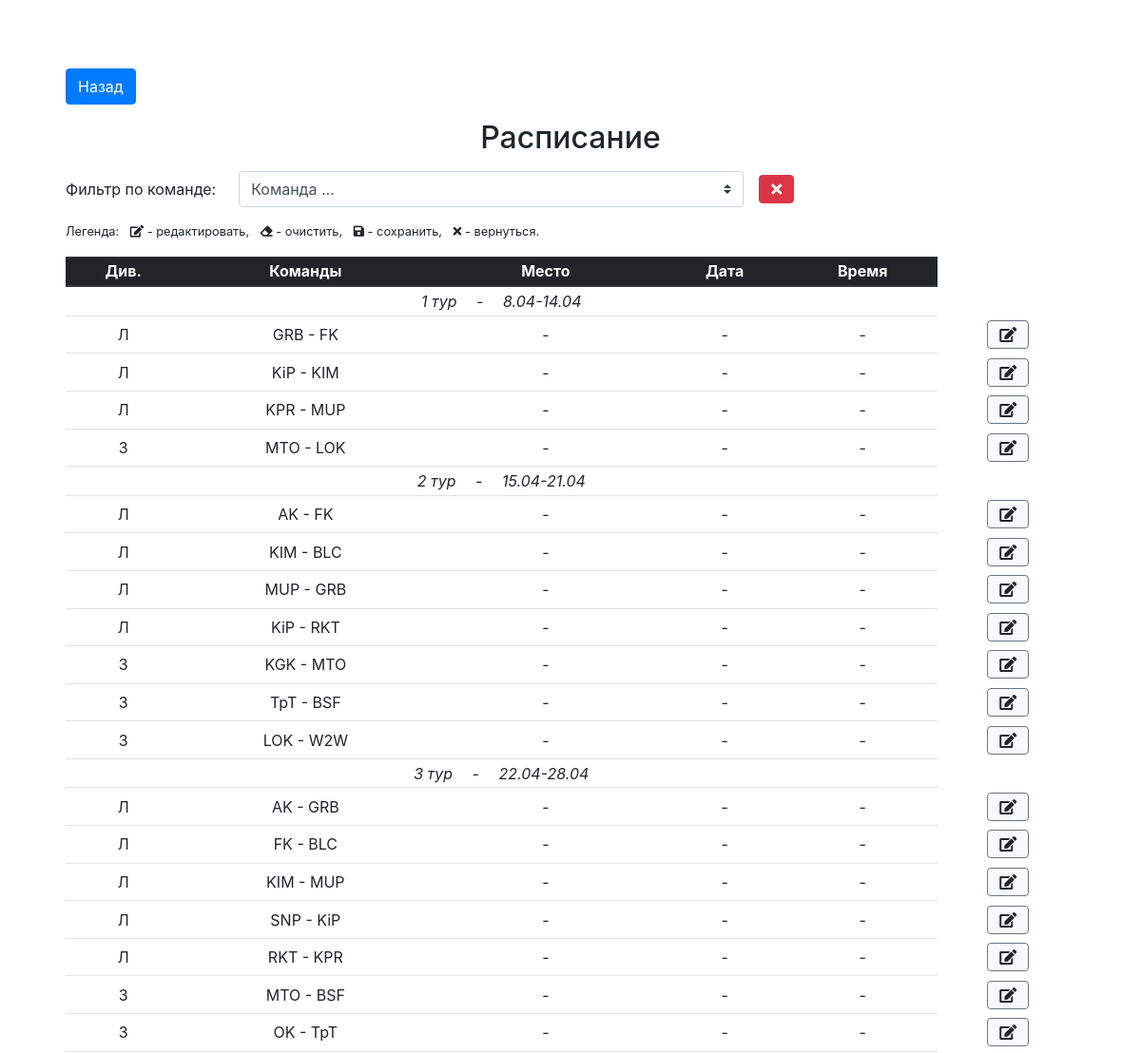
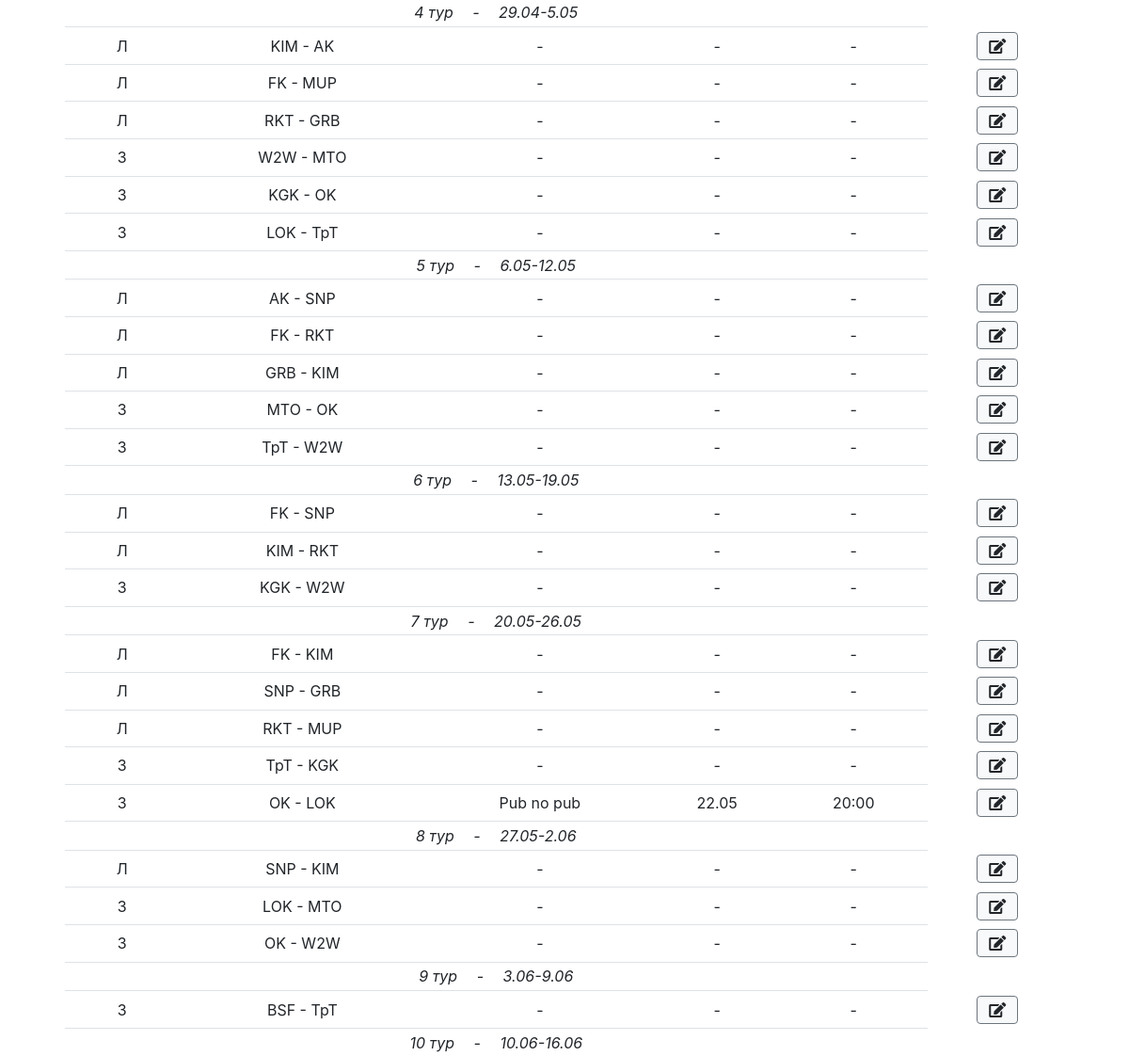
Page /schedule.php?tournament=amateur (upper part) on the earlier database version (2 pictures, top to bottom).
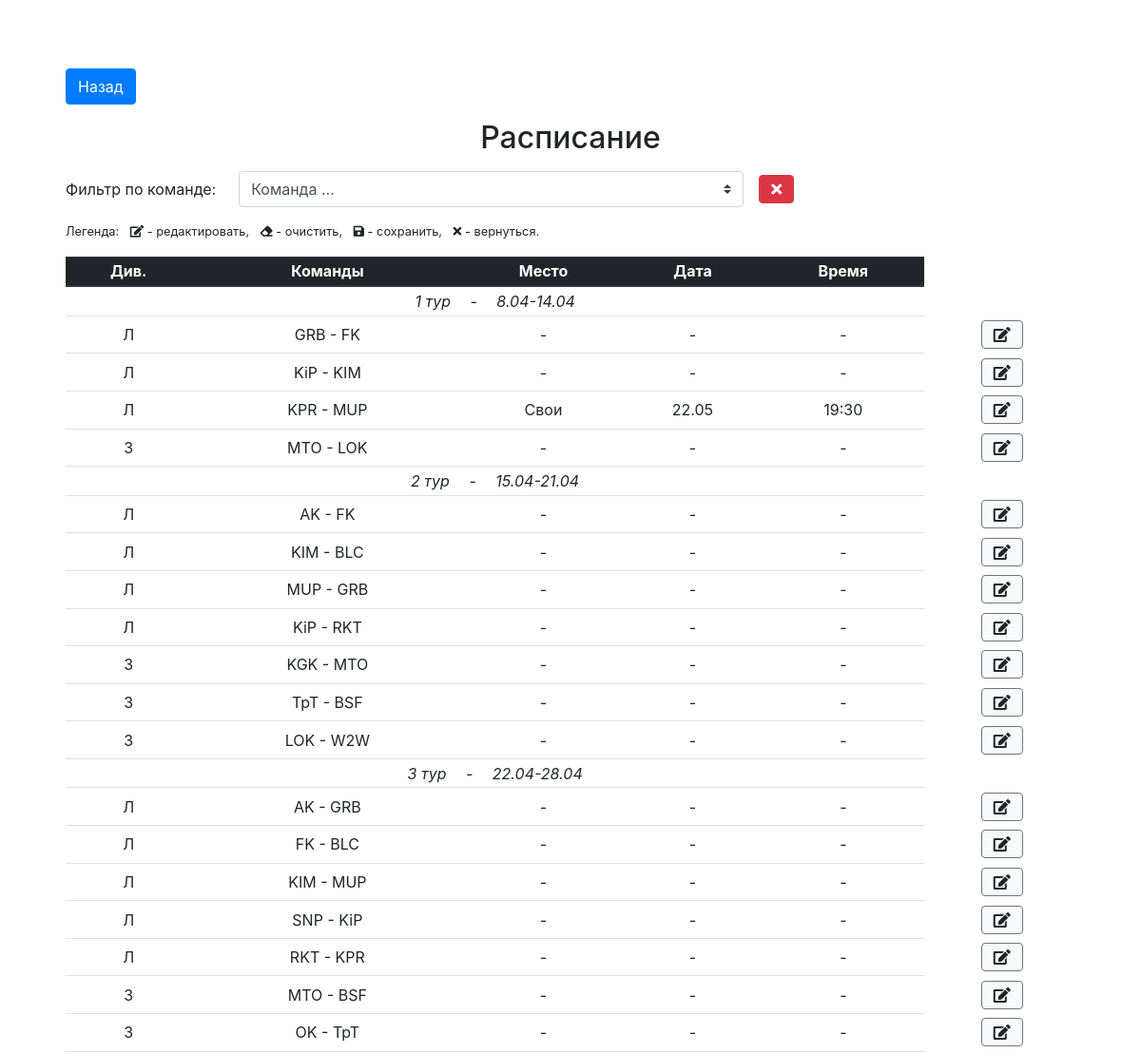
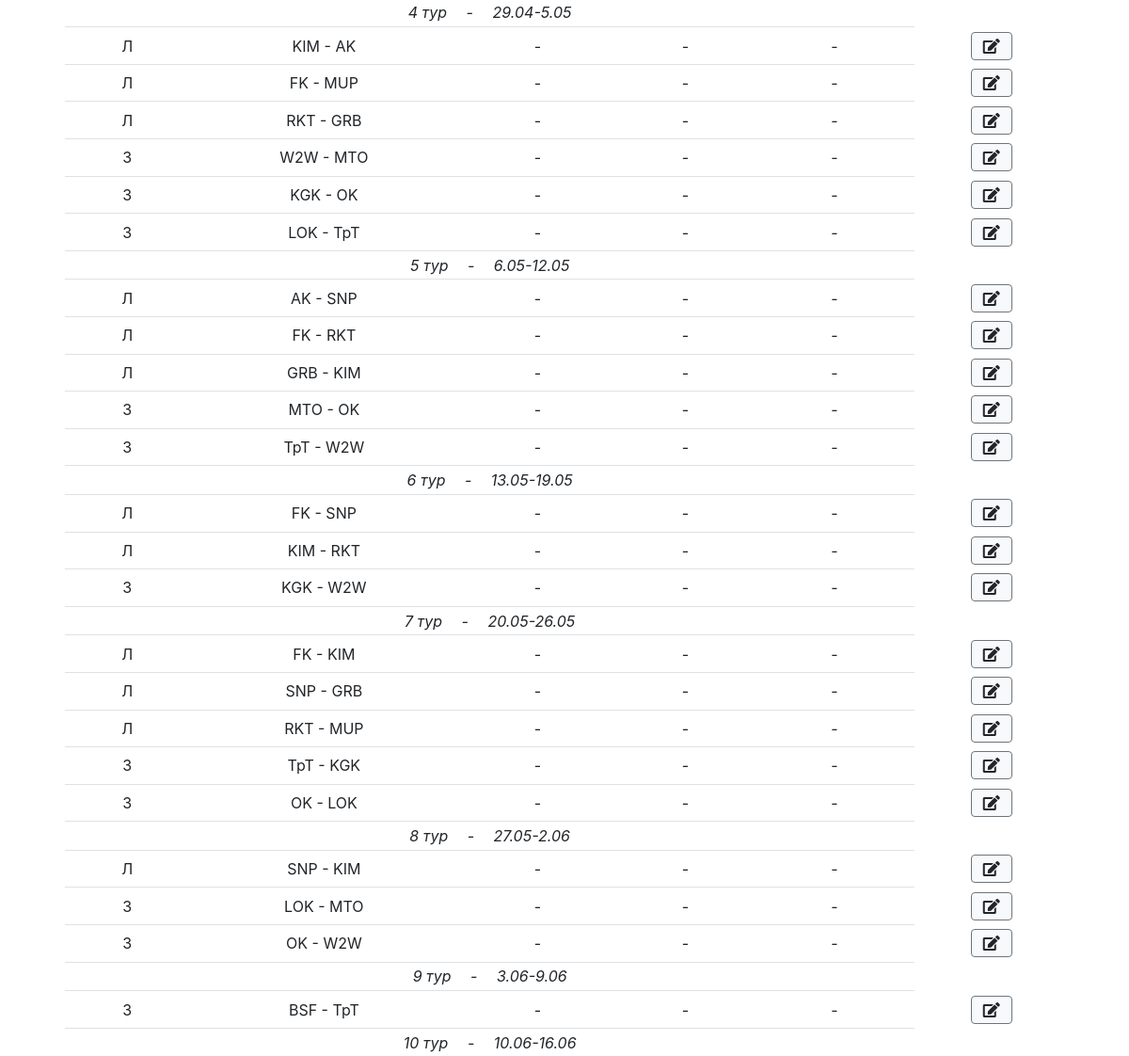
Same page on the later database version (2 pictures, top to bottom).
### tables this page shows
CREATE TABLE schedule (id integer primary key autoincrement, season_id references seasons(season_id), tournament_id references tournaments(tournament_id), tour integer, team_id1 references teams(team_id), team_id2 references teams(team_id), date_start text, date_end text, place_id references places(place_id), date text, time text);

CREATE TABLE places (place_id integer primary key autoincrement, name text);

### inc/layout/templates/schedule_table.php (the view, shortened to what this page needs)
<div class="d-flex mt-3 align-items-center">
	<label for="teamFilter" class="col-form-label">Фильтр по команде:</label>
	<select class="custom-select w-50 ml-4" id="teamFilter" name="search">
		<option value="0">Команда ...</option>
	</select>
	<button class="btn btn-danger my-1 ml-3" id="clearTeamFilter">
	    <i class="fas fa-times"></i>
	</button>
</div>
<ul class="list-unstyled list-inline mt-3 small">
	<li class="list-inline-item">Легенда:</li>
	<li class="list-inline-item">
		<i class="fas fa-edit"></i> - редактировать,
	</li>
	<li class="list-inline-item">
		<i class="fas fa-eraser"></i> - очистить,
	</li>
	<li class="list-inline-item">
		<i class="fas fa-save"></i> - сохранить,
	</li>
	<li class="list-inline-item">
		<i class="fas fa-times"></i> - вернуться.
	</li>
</ul>
<div class="table-responsive">
  	<table class="table table-hover text-center table-sm" id="schedule">
  		<thead class="thead-dark">
  			<tr>
  				<th>Див.</th>
  				<th>Команды</th>
  				<th>Место</th>
  				<th>Дата</th>
  				<th>Время</th>
  			</tr>
  		</thead>
  		<tbody>
  			<?php if (!sizeof($schedule)): ?>
		  			</tbody>
		  		</table>
  			<?php else: ?>
		  	<?php $i = -1; $j = 1; ?>
		  	<?php foreach ($schedule as $game): ?>
		  		<?php if ($i != $game['tour']): ?>
		  			<?php $i = $game['tour']; ?>
		  			<tr>
		  				<td colspan="5" class="font-italic text-left text-md-center">
		  					<?php echo $game['tour']; ?> тур <span class="px-3">-</span> <?php echo $game['date_start']
		  					. "-" . $game['date_end']; ?>
	  					</td>
		  			</tr>
		  		<?php endif; ?>
		  		<tr>
		  			<td title="
		  				<?php
		  					switch ($game['tournament_id']) {
		  						case "3":
		  							echo "ЛКЛ";
		  							break;
		  						case "4":
		  							echo "ЗКЛ";
		  							break;
		  					}
		  				?>
		  			">
		  				<?php
		  					switch ($game['tournament_id']) {
		  						case "3":
		  							echo "Л";
		  							break;
		  						case "4":
		  							echo "З";
		  							break;
		  					}
		  				?>
	  				</td>
		  			<td><?php echo $game['team_name1']; ?> - <?php echo $game['team_name2']; ?></td>
		  			<td>
	  					<span class="schedule-place">
	  						<?php if (isset($game['place_id'])): ?>
		  						<?php foreach ($places as $place): ?>
			  						<?php if ($place['place_id'] == $game['place_id']) echo $place['name']; ?>
			  					<?php endforeach; ?>
			  				<?php else: ?>
			  					-
			  				<?php endif; ?>
  						</span>
					</td>
		  			<td>
	  					<span class="schedule-date">
	  						<?php if (isset($game['date'])): ?>
	  							<?php echo date_format(date_create($game['date']), "j.m"); ?>
  							<?php else: ?>
  								-
  							<?php endif; ?>
  						</span>
					</td>
					<td>
	  					<span class="schedule-time">
	  						<?php if (isset($game['time'])): ?>
	  							<?php echo $game['time']; ?>
  							<?php else: ?>
  								-
  							<?php endif; ?>
  						</span>
					</td>
					<td class="border-0">
						<button class="btn btn-light border-secondary ml-1" data-action="scheduleEdit" title="Редактировать">
							<i class="fas fa-edit"></i>
						</button>
					</td>
		  		</tr>
		  	<?php endforeach; ?>
		  	<?php endif; ?>
		</tbody>
	</table>
</div>

### inc/layout/head.php (shortened to what this page needs)
<html lang="ru">
<head>
	<?php require_once "styles.php" ?>
</head>

### inc/layout/styles.php (shortened to what this page needs)
<link rel="stylesheet" href="inc/libs/bootstrap/css/bootstrap.min.css">
<link rel="stylesheet" href="https://use.fontawesome.com/releases/v5.7.2/css/all.css">
<link rel="stylesheet" href="inc/libs/jquery-ui/jquery-ui.min.css">
<link rel="stylesheet" href="inc/css/custom.css?v=7">

### schedule.php (shortened to what this page needs)
<?php
	require_once __DIR__ . "/inc/bootstrap.php";
	require_once __DIR__ . "/inc/layout/head.php";
	if (!isset($_GET['tournament']) || $_GET['tournament'] != "amateur")
		$tournament_id = "(1, 2)";
	else
		$tournament_id = "(3, 4)";
	if (isset($_GET['search']) && $_GET['search'] != "0") {
		$team = filter_var($_GET['search'], FILTER_SANITIZE_STRING);
		$sth = $db->prepare("select
			s.id as id,
			s.tournament_id,
			s.team_id1 as team_id1,
			s.team_id2 as team_id2,
			ht.team_name_short as team_name1,
			at.team_name_short as team_name2,
			tour,
			date_start,
			date_end,
			s.place_id,
			date,
			time
			from schedule as s
			inner join teams as ht on ht.team_id = s.team_id1
			inner join teams as at on at.team_id = s.team_id2
			where s.tournament_id in " . $tournament_id . " and (date is NULL or date >= date(datetime('now', '-1 day'), 'localtime') or place_id is NULL or time is NULL) and (team_name1 == :team or team_name2 == :team)
			order by tour"
		);
		$sth->bindValue(":team", $team, PDO::PARAM_STR);
	} else {
		$sth = $db->prepare("select
			s.id as id,
			s.tournament_id,
			s.team_id1 as team_id1,
			s.team_id2 as team_id2,
			ht.team_name_short as team_name1,
			at.team_name_short as team_name2,
			tour,
			date_start,
			date_end,
			s.place_id,
			date,
			time
			from schedule as s
			inner join teams as ht on ht.team_id = s.team_id1
			inner join teams as at on at.team_id = s.team_id2
			where s.tournament_id in " . $tournament_id . " and (date is NULL or date >= date(datetime('now', '-1 day'), 'localtime') or place_id is NULL or time is NULL)
			order by tour"
		);
	}
	$sth->execute();
	$schedule = $sth->fetchAll();
	$sth = $db->prepare("select * from places order by name");
	$sth->execute();
	$places = $sth->fetchAll();
?>
<body>
<main role="main" class="container">
  	<div class="starter-template text-left">
  		<a href="/" class="btn btn-primary mt-4">Назад</a>
		<h2 class="text-center mt-3 mb-3">Расписание</h2>
    	<?php include __DIR__ . "/inc/layout/templates/schedule_table.php"; ?>
  	</div>
</main>
</body>
</html>

### inc/css/custom.css (style rules this page uses)
body { padding-top: 0; }
.starter-template { position: relative; padding: 3rem 1.5rem; text-align: center; }
.table td, .table th { text-align: center; vertical-align: middle; font-size: 12px; }
@media (min-width: 576px) { .table td, .table th { font-size: 1rem; } }

Differences in the rows shown:
changed schedule (number 3 of 42 on the later page): gains places (name "Свои"); date (not shown) → "22.05"; time (not shown) → "19:30"; no longer shows "-"
changed schedule (number 37 of 42 on the later page): loses places (name "Pub no pub"); date "22.05" → (not shown); time "20:00" → (not shown); now shows "-"
